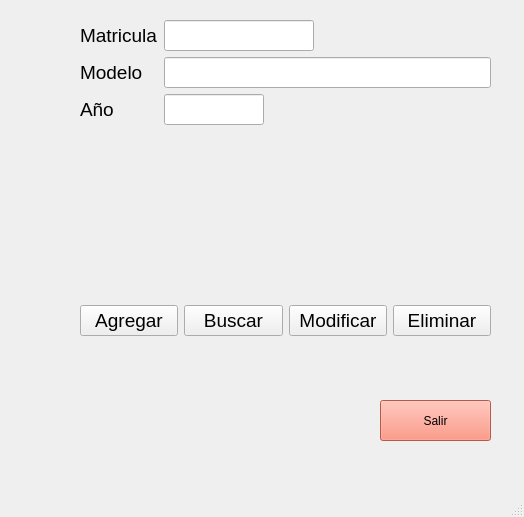
<?xml version="1.0" encoding="UTF-8"?>
<ui version="4.0">
 <class>MainWindow</class>
 <widget class="QMainWindow" name="MainWindow">
  <property name="enabled">
   <bool>true</bool>
  </property>
  <property name="geometry">
   <rect>
    <x>0</x>
    <y>0</y>
    <width>524</width>
    <height>517</height>
   </rect>
  </property>
  <property name="sizePolicy">
   <sizepolicy hsizetype="MinimumExpanding" vsizetype="Minimum">
    <horstretch>0</horstretch>
    <verstretch>0</verstretch>
   </sizepolicy>
  </property>
  <property name="windowTitle">
   <string>CRUD Autos</string>
  </property>
  <widget class="QWidget" name="centralwidget">
   <widget class="QWidget" name="formLayoutWidget">
    <property name="geometry">
     <rect>
      <x>80</x>
      <y>20</y>
      <width>411</width>
      <height>201</height>
     </rect>
    </property>
    <property name="font">
     <font>
      <pointsize>14</pointsize>
     </font>
    </property>
    <layout class="QFormLayout" name="formLayout">
     <item row="0" column="0">
      <widget class="QLabel" name="label">
       <property name="font">
        <font>
         <pointsize>14</pointsize>
        </font>
       </property>
       <property name="text">
        <string>Matricula</string>
       </property>
      </widget>
     </item>
     <item row="1" column="0">
      <widget class="QLabel" name="label_2">
       <property name="font">
        <font>
         <pointsize>14</pointsize>
        </font>
       </property>
       <property name="text">
        <string>Modelo</string>
       </property>
      </widget>
     </item>
     <item row="3" column="0">
      <widget class="QLabel" name="label_3">
       <property name="font">
        <font>
         <pointsize>14</pointsize>
        </font>
       </property>
       <property name="text">
        <string>Año</string>
       </property>
      </widget>
     </item>
     <item row="0" column="1">
      <widget class="QLineEdit" name="txtMatricula">
       <property name="sizePolicy">
        <sizepolicy hsizetype="Minimum" vsizetype="Minimum">
         <horstretch>0</horstretch>
         <verstretch>0</verstretch>
        </sizepolicy>
       </property>
       <property name="maximumSize">
        <size>
         <width>150</width>
         <height>16777215</height>
        </size>
       </property>
       <property name="font">
        <font>
         <pointsize>14</pointsize>
        </font>
       </property>
      </widget>
     </item>
     <item row="1" column="1">
      <widget class="QLineEdit" name="txtModelo">
       <property name="sizePolicy">
        <sizepolicy hsizetype="Minimum" vsizetype="Minimum">
         <horstretch>0</horstretch>
         <verstretch>0</verstretch>
        </sizepolicy>
       </property>
       <property name="maximumSize">
        <size>
         <width>500</width>
         <height>16777215</height>
        </size>
       </property>
       <property name="font">
        <font>
         <pointsize>14</pointsize>
        </font>
       </property>
      </widget>
     </item>
     <item row="3" column="1">
      <widget class="QLineEdit" name="txtAnio">
       <property name="maximumSize">
        <size>
         <width>100</width>
         <height>16777215</height>
        </size>
       </property>
       <property name="font">
        <font>
         <pointsize>14</pointsize>
        </font>
       </property>
      </widget>
     </item>
     <item row="4" column="1">
      <widget class="QLabel" name="lblDisplay">
       <property name="font">
        <font>
         <pointsize>14</pointsize>
        </font>
       </property>
       <property name="text">
        <string/>
       </property>
      </widget>
     </item>
    </layout>
   </widget>
   <widget class="QWidget" name="gridLayoutWidget">
    <property name="geometry">
     <rect>
      <x>80</x>
      <y>250</y>
      <width>411</width>
      <height>141</height>
     </rect>
    </property>
    <property name="font">
     <font>
      <pointsize>14</pointsize>
     </font>
    </property>
    <layout class="QGridLayout" name="gridLayout">
     <item row="0" column="0">
      <widget class="QPushButton" name="btnAgregar">
       <property name="font">
        <font>
         <pointsize>14</pointsize>
        </font>
       </property>
       <property name="text">
        <string>Agregar</string>
       </property>
      </widget>
     </item>
     <item row="0" column="1">
      <widget class="QPushButton" name="btnBuscar">
       <property name="font">
        <font>
         <pointsize>14</pointsize>
        </font>
       </property>
       <property name="text">
        <string>Buscar</string>
       </property>
      </widget>
     </item>
     <item row="0" column="2">
      <widget class="QPushButton" name="btnModificar">
       <property name="font">
        <font>
         <pointsize>14</pointsize>
        </font>
       </property>
       <property name="text">
        <string>Modificar</string>
       </property>
      </widget>
     </item>
     <item row="0" column="3">
      <widget class="QPushButton" name="btnEliminar">
       <property name="font">
        <font>
         <pointsize>14</pointsize>
        </font>
       </property>
       <property name="text">
        <string>Eliminar</string>
       </property>
      </widget>
     </item>
    </layout>
   </widget>
   <widget class="QPushButton" name="btnCerrar">
    <property name="geometry">
     <rect>
      <x>380</x>
      <y>400</y>
      <width>111</width>
      <height>41</height>
     </rect>
    </property>
    <property name="autoFillBackground">
     <bool>false</bool>
    </property>
    <property name="styleSheet">
     <string notr="true">QPushButton {
    background-color: rgb(255,125,100);
}</string>
    </property>
    <property name="text">
     <string>Salir</string>
    </property>
   </widget>
  </widget>
  <widget class="QMenuBar" name="menubar">
   <property name="geometry">
    <rect>
     <x>0</x>
     <y>0</y>
     <width>524</width>
     <height>21</height>
    </rect>
   </property>
  </widget>
  <widget class="QStatusBar" name="statusbar"/>
 </widget>
 <resources/>
 <connections/>
</ui>
